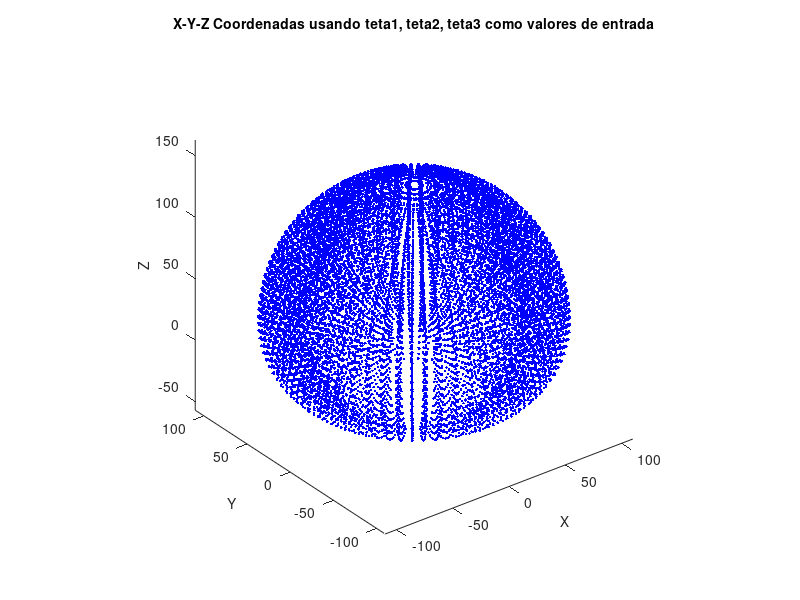

MATLAB code to generate this figure:
l0= 28;
l1 = 50; 
l2= 60;

theta0 = -pi:0.1:pi;
theta1 = 0:0.1:pi/2;
theta2 = -pi/2:0.1:0.1; 

[THETA0,THETA1,THETA2] = meshgrid(theta0,theta1,theta2); 

X =((l2 .* cos(THETA1+THETA2))).*cos(THETA0)  + (l1 .* cos(THETA1)).*cos(THETA0); 

Y =((l2 .* cos(THETA1+THETA2))).*sin(THETA0) + (l1 .* cos(THETA1)).*sin(THETA0); 

Z = l2 .* sin(THETA1 + THETA2) + l1 .* sin(THETA1) + l0 ;

plot3(X(:),Y(:),Z(:),'b.');
  axis equal;
  xlabel('X','fontsize',10)
  ylabel('Y','fontsize',10)
  zlabel('Z','fontsize',10)
  title('X-Y-Z Coordenadas usando teta1, teta2, teta3 como valores de entrada','fontsize',10)
  
